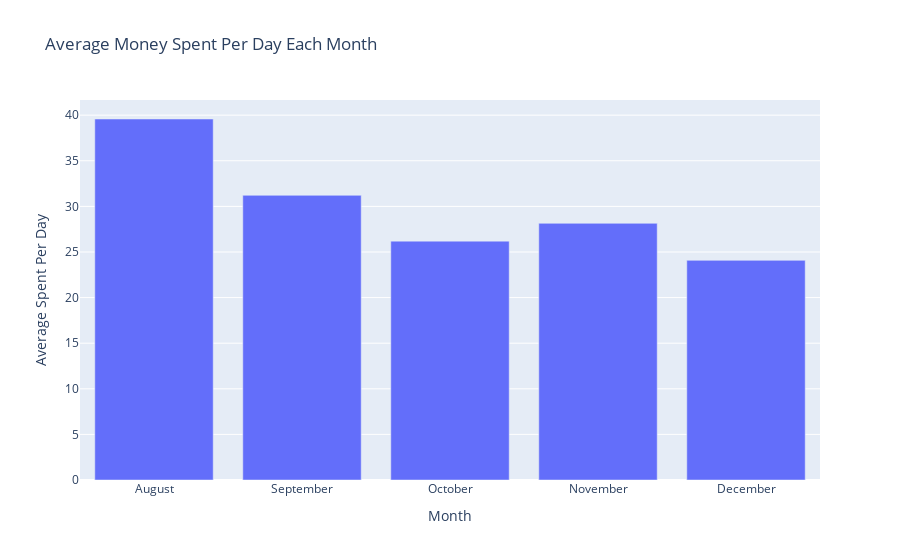

Notebook code cell kept with this figure:
### Code cell
fig = px.bar(monthSpendingsDf, x='Month', y='Average Spent Per Day',
             title='Average Money Spent Per Day Each Month')
fig.show()

### Figure 1 — Plotly figure (JSON) as saved in the notebook; plotly's stock layout.template omitted (floating-point values rounded to 4 significant figures)
{"data": [{"alignmentgroup": "True", "hovertemplate": "Month=%{x}<br>Average Spent Per Day=%{y}<extra></extra>", "legendgroup": "", "marker": {"color": "#636efa", "pattern": {"shape": ""}}, "name": "", "offsetgroup": "", "orientation": "v", "showlegend": false, "textposition": "auto", "type": "bar", "x": ["August", "September", "October", "November", "December"], "xaxis": "x", "y": [39.58, 31.21, 26.19, 28.14, 24.08], "yaxis": "y"}], "layout": {"barmode": "relative", "legend": {"tracegroupgap": 0}, "title": {"text": "Average Money Spent Per Day Each Month"}, "xaxis": {"anchor": "y", "domain": [0, 1], "title": {"text": "Month"}}, "yaxis": {"anchor": "x", "domain": [0, 1], "title": {"text": "Average Spent Per Day"}}}}
